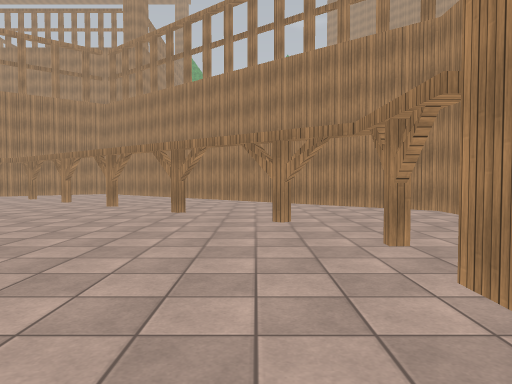
View 1 (above)

24 first-person views from a walk through a Unity game level. The camera is 1.3 m above the floor, tilts 2° down and sees 70° across. The floor is counted in squares, 2 m on a side. Each view is taken from the middle of a square. On the plan, view 1 faces up. The plan holds only what a view shows up to about 11 squares ahead; the rest is blank. The place goes on beyond the plan. The player character is not drawn. Some animated figures are not drawn. Surface patterns are stand-ins for the level's own textures.

View 2
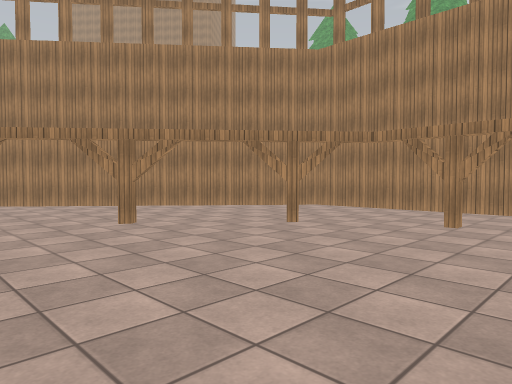

View 3
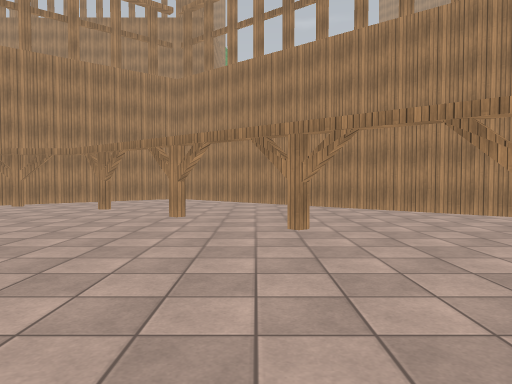

View 4
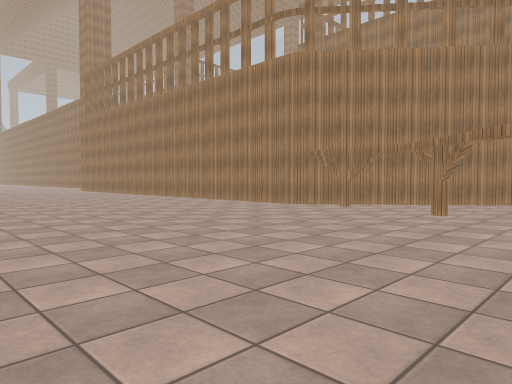

View 5
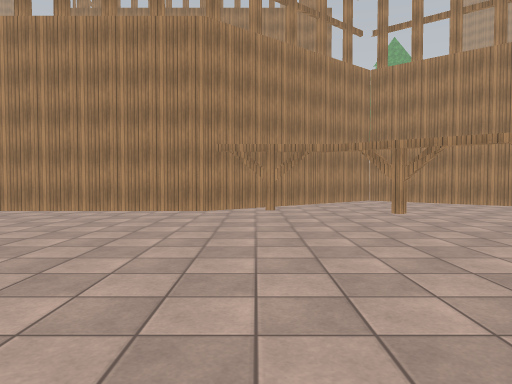

View 6
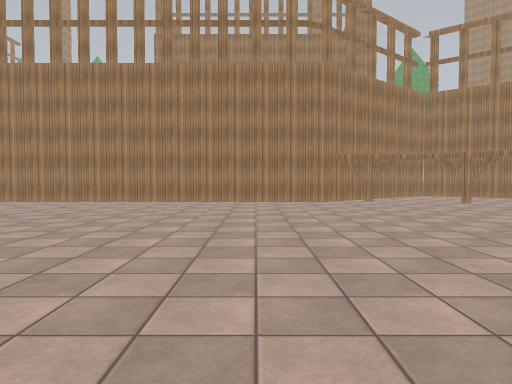

View 7
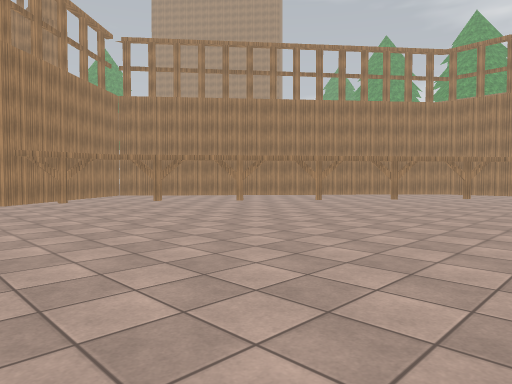

View 8
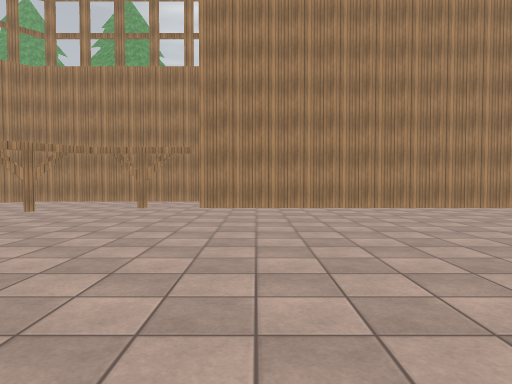

View 9
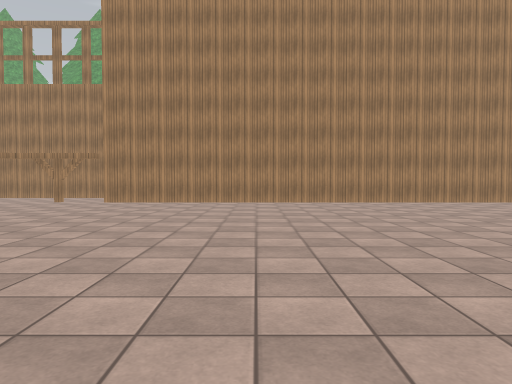

View 10
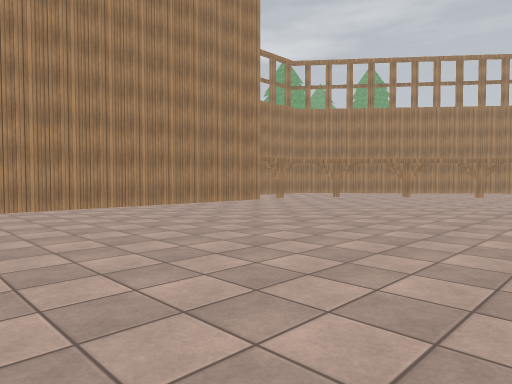

View 11
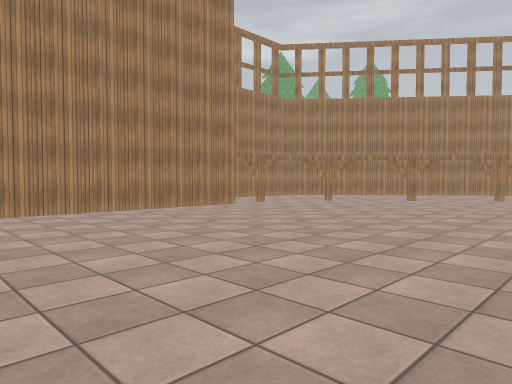

View 12
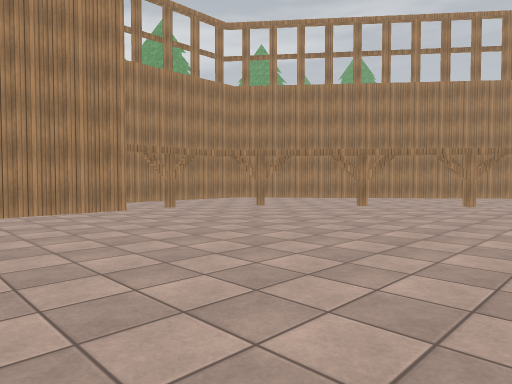

View 13
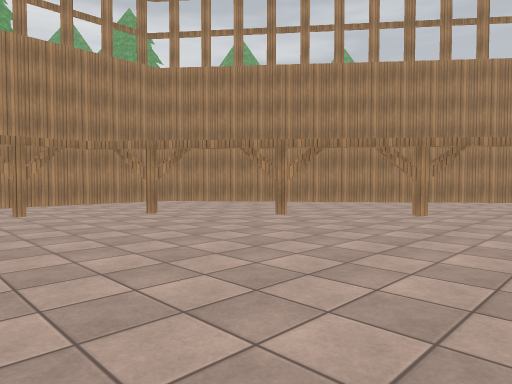

View 14
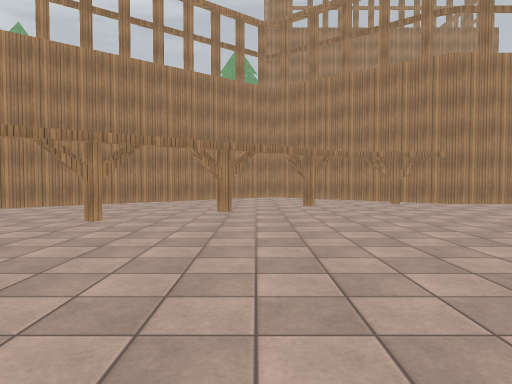

View 15
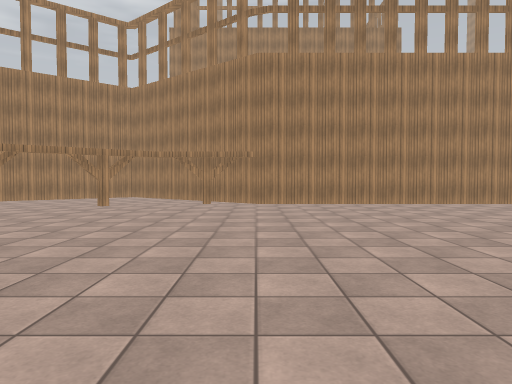

View 16
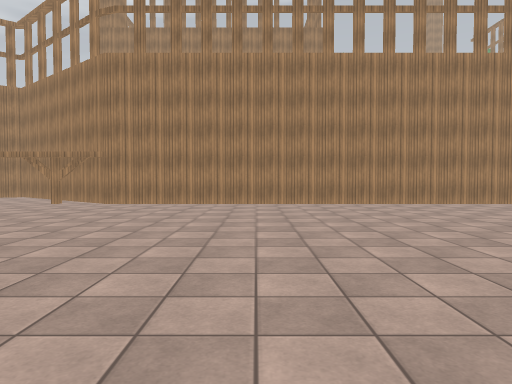

View 17
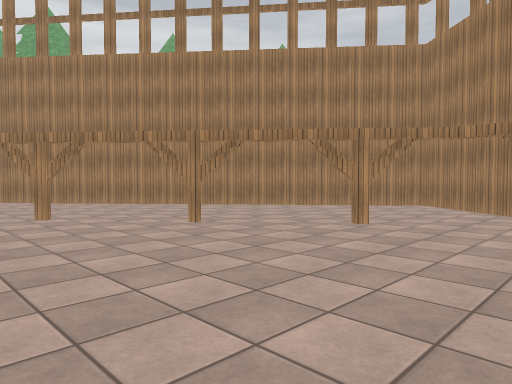

View 18
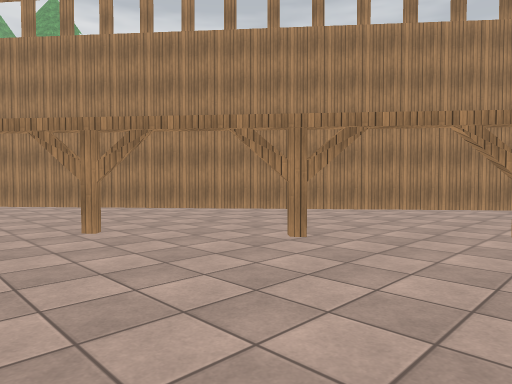

View 19
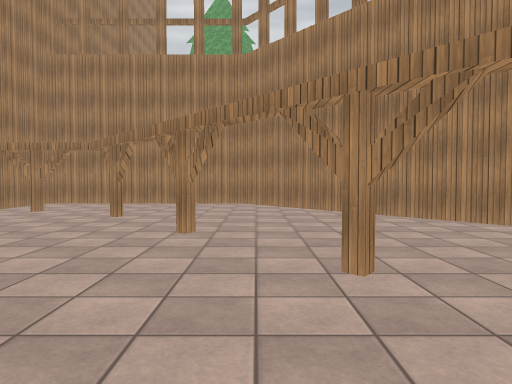

View 20
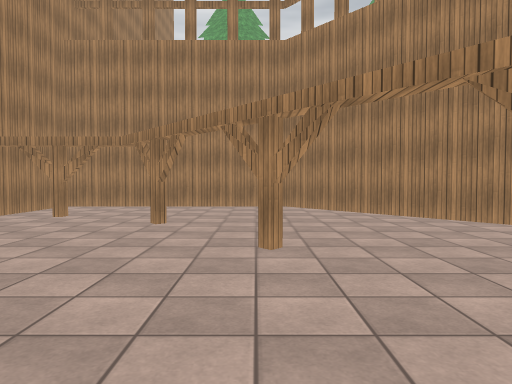

View 21
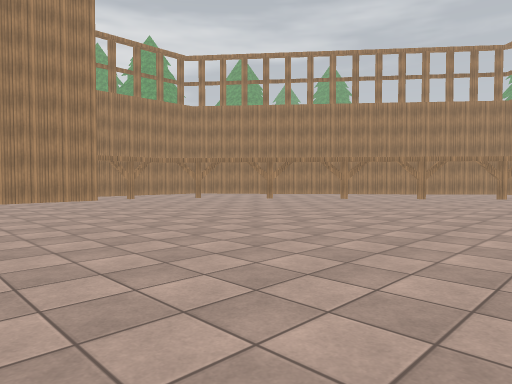

View 22
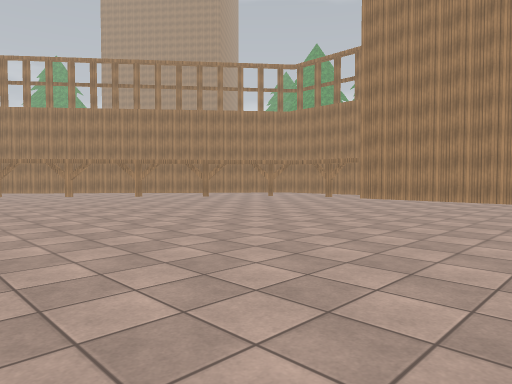

View 23
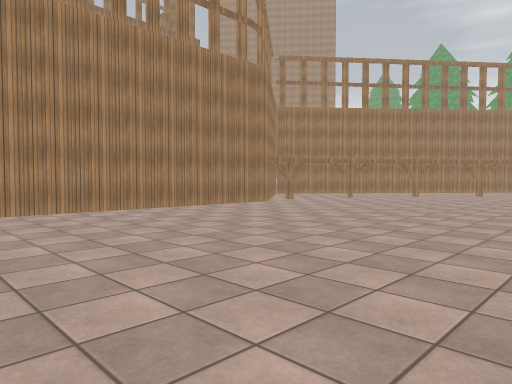

View 24
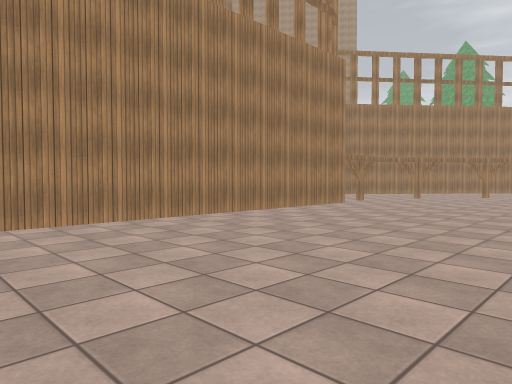

### Floor plan
Points are (right, up) in squares from view 1. A wall is a line through its corners. A room is listed if a view was taken in it or the views show most of it. See-through windows are left out.
Room 1 (views 1, 2, 3, 4, 5, 6, 7, 8, 9, 10, 11, 12, 13, 14, 15, 16, 17, 18, 19, 20, 21, 22, 23, 24)
walls: (1.3, -13) (1.3, -12.3); (1.3, 3.2) (1.3, 4); (0, -14.8) (0.7, -14.2); (0.6, 5.3) (0.1, 5.7); (3.7, 2.6) (3.7, 7.5) (-6.6, 16.1) (-11.1, 12.4) (-20.4, 12.4); (-5.7, -19.5) (-5.1, -19); (-5.1, 10) (-5.7, 10.5); (-7.6, -21.1) (-7.1, -20.6); (-10.1, -21.6) (-9.2, -21.6); (-7.1, 11.6) (-7.6, 12.1); (-9.2, 12.7) (-10.1, 12.7); (-20.5, -21.6) (-11.1, -21.6) (-6.6, -25.3) (3.7, -16.7) (3.7, -11.5) (1.3, -11.5) (1.3, 2.4)

Positions as (right, up) in squares from view 1, and headings:
1: (0, 0), facing up
2: (-4, 2), facing up-right
3: (-4, 4), facing up
4: (-5, 5), facing up-left
5: (-10, 5), facing up
6: (-13, 2), facing up
7: (-13, 2), facing up-right
8: (-7, 1), facing right
9: (-9, -2), facing right
10: (-7, -3), facing down-right
11: (-6, -5), facing down-right
12: (-6, -8), facing down-right
13: (-6, -11), facing down-right
14: (-6, -12), facing down
15: (-11, -12), facing down
16: (-15, -12), facing down
17: (-10, -16), facing down-right
18: (-8, -16), facing down-right
19: (-6, -17), facing right
20: (-5, -16), facing right
21: (-10, -7), facing down-right
22: (-10, -4), facing up-right
23: (-19, 5), facing up-right
24: (-20, 7), facing up-right
